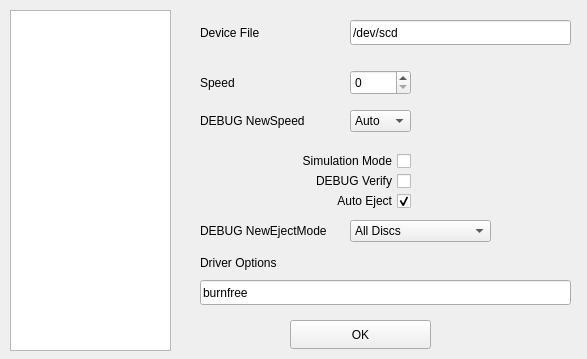
<ui version="4.0" >
 <author>Raphaël Doursenaud</author>
 <class>configwriter</class>
 <widget class="QWidget" name="configwriter" >
  <property name="geometry" >
   <rect>
    <x>0</x>
    <y>0</y>
    <width>587</width>
    <height>359</height>
   </rect>
  </property>
  <property name="windowTitle" >
   <string>Configure CD Writer</string>
  </property>
  <widget class="QLabel" name="label_2" >
   <property name="geometry" >
    <rect>
     <x>200</x>
     <y>70</y>
     <width>141</width>
     <height>25</height>
    </rect>
   </property>
   <property name="text" >
    <string>Speed</string>
   </property>
  </widget>
  <widget class="QLabel" name="label" >
   <property name="geometry" >
    <rect>
     <x>200</x>
     <y>20</y>
     <width>141</width>
     <height>25</height>
    </rect>
   </property>
   <property name="text" >
    <string>Device File</string>
   </property>
  </widget>
  <widget class="QLabel" name="label_3" >
   <property name="geometry" >
    <rect>
     <x>200</x>
     <y>250</y>
     <width>251</width>
     <height>25</height>
    </rect>
   </property>
   <property name="text" >
    <string>Driver Options</string>
   </property>
  </widget>
  <widget class="QListWidget" name="listWidget" >
   <property name="geometry" >
    <rect>
     <x>10</x>
     <y>10</y>
     <width>161</width>
     <height>341</height>
    </rect>
   </property>
  </widget>
  <widget class="QLineEdit" name="devicefile" >
   <property name="geometry" >
    <rect>
     <x>350</x>
     <y>20</y>
     <width>221</width>
     <height>25</height>
    </rect>
   </property>
   <property name="text" >
    <string>/dev/scd</string>
   </property>
  </widget>
  <widget class="QSpinBox" name="speed" >
   <property name="geometry" >
    <rect>
     <x>350</x>
     <y>70</y>
     <width>61</width>
     <height>25</height>
    </rect>
   </property>
  </widget>
  <widget class="QCheckBox" name="simulation" >
   <property name="enabled" >
    <bool>true</bool>
   </property>
   <property name="geometry" >
    <rect>
     <x>200</x>
     <y>150</y>
     <width>211</width>
     <height>22</height>
    </rect>
   </property>
   <property name="layoutDirection" >
    <enum>Qt::RightToLeft</enum>
   </property>
   <property name="text" >
    <string>Simulation Mode</string>
   </property>
  </widget>
  <widget class="QCheckBox" name="eject" >
   <property name="enabled" >
    <bool>true</bool>
   </property>
   <property name="geometry" >
    <rect>
     <x>200</x>
     <y>190</y>
     <width>211</width>
     <height>22</height>
    </rect>
   </property>
   <property name="layoutDirection" >
    <enum>Qt::RightToLeft</enum>
   </property>
   <property name="text" >
    <string>Auto Eject</string>
   </property>
   <property name="checked" >
    <bool>true</bool>
   </property>
  </widget>
  <widget class="QLineEdit" name="driveropts" >
   <property name="geometry" >
    <rect>
     <x>200</x>
     <y>280</y>
     <width>371</width>
     <height>25</height>
    </rect>
   </property>
   <property name="text" >
    <string>burnfree</string>
   </property>
  </widget>
  <widget class="QPushButton" name="okButton" >
   <property name="geometry" >
    <rect>
     <x>290</x>
     <y>320</y>
     <width>141</width>
     <height>29</height>
    </rect>
   </property>
   <property name="text" >
    <string>OK</string>
   </property>
   <property name="shortcut" >
    <string>Alt+O</string>
   </property>
  </widget>
  <widget class="QComboBox" name="newSpeed" >
   <property name="geometry" >
    <rect>
     <x>350</x>
     <y>110</y>
     <width>61</width>
     <height>22</height>
    </rect>
   </property>
   <item>
    <property name="text" >
     <string>Auto</string>
    </property>
   </item>
   <item>
    <property name="text" >
     <string>4x</string>
    </property>
   </item>
   <item>
    <property name="text" >
     <string>8x</string>
    </property>
   </item>
   <item>
    <property name="text" >
     <string>10x</string>
    </property>
   </item>
   <item>
    <property name="text" >
     <string>12x</string>
    </property>
   </item>
   <item>
    <property name="text" >
     <string>18x</string>
    </property>
   </item>
   <item>
    <property name="text" >
     <string>20x</string>
    </property>
   </item>
   <item>
    <property name="text" >
     <string>24x</string>
    </property>
   </item>
   <item>
    <property name="text" >
     <string>32x</string>
    </property>
   </item>
   <item>
    <property name="text" >
     <string>48x</string>
    </property>
   </item>
  </widget>
  <widget class="QLabel" name="label_4" >
   <property name="geometry" >
    <rect>
     <x>200</x>
     <y>110</y>
     <width>121</width>
     <height>21</height>
    </rect>
   </property>
   <property name="layoutDirection" >
    <enum>Qt::LeftToRight</enum>
   </property>
   <property name="autoFillBackground" >
    <bool>false</bool>
   </property>
   <property name="text" >
    <string>DEBUG NewSpeed</string>
   </property>
  </widget>
  <widget class="QComboBox" name="newEjectBox" >
   <property name="geometry" >
    <rect>
     <x>350</x>
     <y>220</y>
     <width>141</width>
     <height>22</height>
    </rect>
   </property>
   <item>
    <property name="text" >
     <string>All Discs</string>
    </property>
   </item>
   <item>
    <property name="text" >
     <string>Good Discs Only</string>
    </property>
   </item>
   <item>
    <property name="text" >
     <string>Bad Discs Only</string>
    </property>
   </item>
   <item>
    <property name="text" >
     <string>Manual</string>
    </property>
   </item>
  </widget>
  <widget class="QLabel" name="label_5" >
   <property name="geometry" >
    <rect>
     <x>200</x>
     <y>220</y>
     <width>141</width>
     <height>21</height>
    </rect>
   </property>
   <property name="layoutDirection" >
    <enum>Qt::LeftToRight</enum>
   </property>
   <property name="autoFillBackground" >
    <bool>false</bool>
   </property>
   <property name="text" >
    <string>DEBUG NewEjectMode</string>
   </property>
  </widget>
  <widget class="QCheckBox" name="verify" >
   <property name="enabled" >
    <bool>true</bool>
   </property>
   <property name="geometry" >
    <rect>
     <x>200</x>
     <y>170</y>
     <width>211</width>
     <height>22</height>
    </rect>
   </property>
   <property name="layoutDirection" >
    <enum>Qt::RightToLeft</enum>
   </property>
   <property name="text" >
    <string>DEBUG Verify</string>
   </property>
  </widget>
 </widget>
 <layoutdefault spacing="6" margin="9" />
 <includes/>
 <resources/>
 <connections/>
 <designerdata>
  <property name="gridDeltaX" >
   <number>10</number>
  </property>
  <property name="gridDeltaY" >
   <number>10</number>
  </property>
  <property name="gridSnapX" >
   <bool>true</bool>
  </property>
  <property name="gridSnapY" >
   <bool>true</bool>
  </property>
  <property name="gridVisible" >
   <bool>true</bool>
  </property>
 </designerdata>
</ui>
